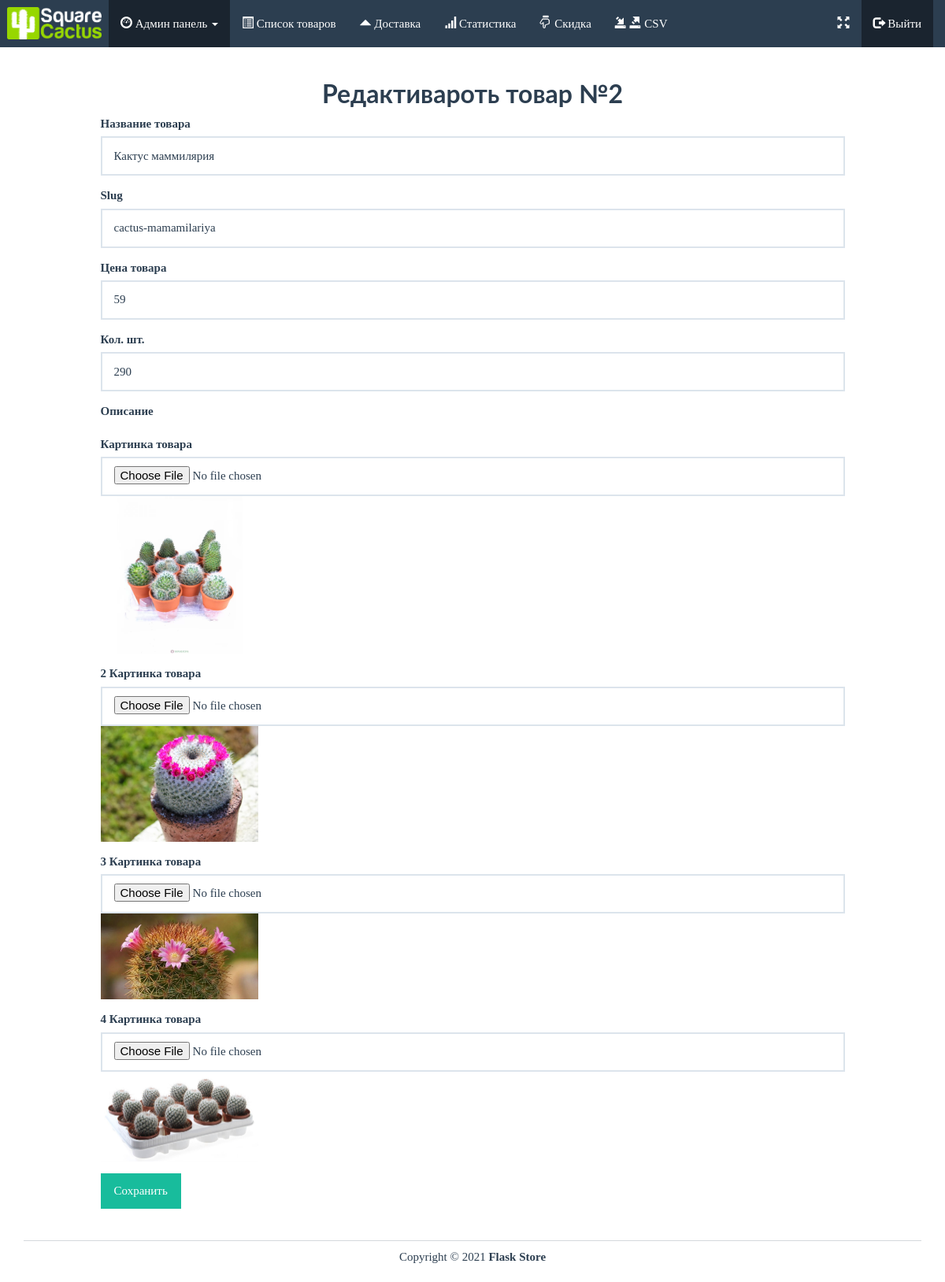
The app's page /admin/edit/2 (signed in) with its own data.
### app.py (models this page shows, shortened)
class Product(db.Model):
    id = db.Column(db.Integer, primary_key=True)
    name = db.Column(db.String(50), unique=True)
    price = db.Column(db.Integer)
    stock = db.Column(db.Integer)
    slug = db.Column(db.String(140), unique=True)
    description = db.Column(db.String(500))
    image = db.Column(db.String(100), nullable=True)
    image2 = db.Column(db.String(100), nullable=True)
    image3 = db.Column(db.String(100), nullable=True)
    image4 = db.Column(db.String(100), nullable=True)
    order = db.relationship('Order_Item', backref='product', lazy=True)

### app.py (the view)
@app.route('/admin/edit/<int:id>', methods=['POST', 'GET'])
@login_required
def edit_product(id):
    product = Product.query.get(id)
    if request.method == 'POST':
        product.name = request.form['name']
        product.price = request.form['price']
        product.stock = request.form['stock']
        product.description = request.form['description']
        if request.files['image'].filename == '':
            pass
        else:
            image_url_main = photos.save(request.files["image"])
            product.image = 'images/' + image_url_main
        if request.files['image2'].filename == '':
            pass
        else:
            image_url2 = photos.save(request.files["image2"])
            product.image2 = 'images/' + image_url2
        if request.files['image3'].filename == '':
            pass
        else:
            image_url3 = photos.save(request.files["image3"])
            product.image3 = 'images/' + image_url3
        if request.files['image4'].filename == '':
            pass
        else:
            image_url4 = photos.save(request.files["image4"])
            product.image4 = 'images/' + image_url4
        try:
            db.session.commit()
            return redirect('/admin/list-products')
        except:
            return "При редактировании произошла ошибка"
    else:
        return render_template('admin/edit-product.html', product=product, admin=True)

### templates/admin/edit-product.html (shortened to what this page needs)
{% extends "base.html" %}
{% block body %}
<div class="row pad">
	<div class="col-lg-12">
		<h2 class="bold text-center">Редактивароть товар №{{ product.id }}</h2>
	</div>
</div>
<div class="row">
	<div class="col-lg-10 col-lg-offset-1">
		<form method="POST" enctype="multipart/form-data">
                <div class="form-group">
                    <label>Название товара</label>
                    <input type="text" name="name" class="form-control" value="{{ product.name }}" >
                </div>
            <div class="form-group">
                    <label>Slug</label>
                    <input type="text" name="slug" class="form-control" value="{{ product.slug }}" >
                </div>
            <div class="form-group">
                <label>Цена товара</label>
                    <input type="number" name="price" class="form-control" value="{{ product.price }}" >
                </div>
            <div class="form-group">
               <label>Кол. шт.</label>
                    <input type="number" name="stock" class="form-control" value="{{ product.stock }}" >
                </div>
            <div class="form-group">
               <label>Описание</label>
                  </div>
            <div class="form-group">
                 <label>Картинка товара</label>
                   <input type="file" name="image" class="form-control">
                 <img src="{{ url_for('static', filename=product.image) }}" alt="картинка товара" width="200" >
                </div>
            <div class="form-group">
                 <label>2 Картинка товара</label>
                   <input type="file" name="image2" class="form-control">
                 <img src="{{ url_for('static', filename=product.image2) }}" alt="картинка товара" width="200" >
                </div>
            <div class="form-group">
                 <label>3 Картинка товара</label>
                   <input type="file" name="image3" class="form-control">
                 <img src="{{ url_for('static', filename=product.image3) }}" alt="картинка товара" width="200" >
                </div>
            <div class="form-group">
                 <label>4 Картинка товара</label>
                   <input type="file" name="image4" class="form-control">
                 <img src="{{ url_for('static', filename=product.image4) }}" alt="картинка товара" width="200" >
                </div>
                <button type="submit" class="btn btn-success">Сохранить</button>
            </form>
	</div>
</div>
{% endblock %}

### static/css/styles.css (style rules this page uses)
body { font-family: Ubuntu, verdana, georgia, serif, sans-serif; }
.bold { font-weight: bolder !important; }
div.panel, .btn, .navbar { border-radius: 0; }
.form-control { border-radius: 0; height: 50px; }
.pad { margin-top: 10px !important; }

### records on screen
Product: id "2", name "Кактус маммилярия", slug "cactus-mamamilariya", price "59", stock "290", image (picture), image2 (picture), image3 (picture), image4 (picture)
